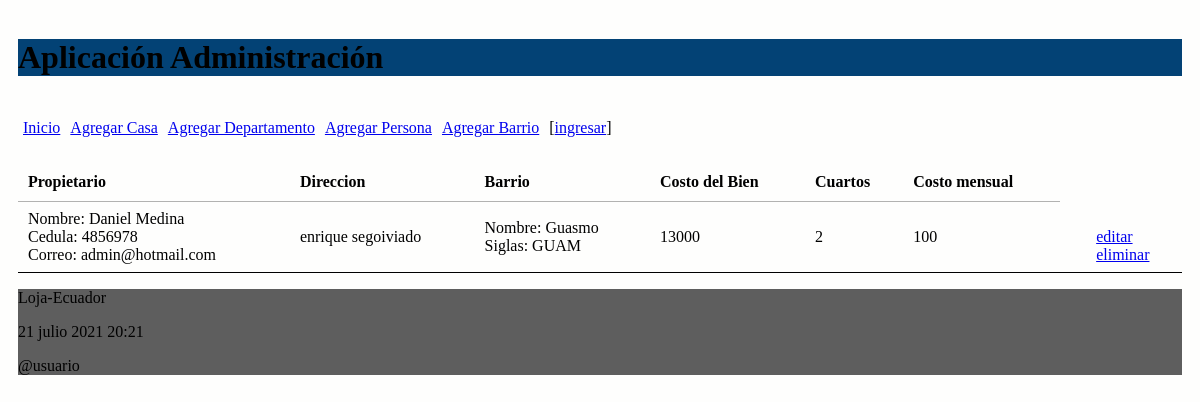
Page /departamentos/ on the earlier database version.
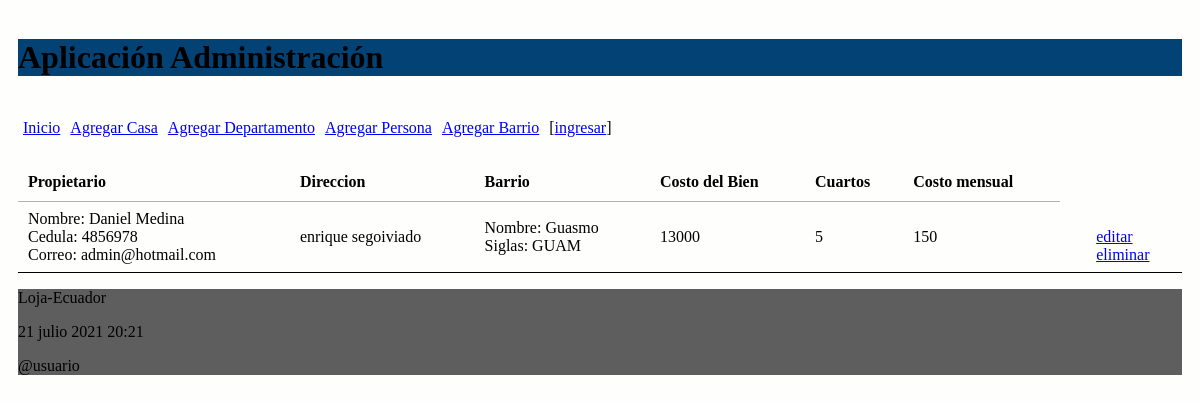
Same page on the later database version.
### administrativo/models.py (models this page shows, shortened)
class Departamento(models.Model):
    propietario_nombre = models.ForeignKey(Persona, on_delete=models.CASCADE, related_name="personadepartamento")
    direccion = models.CharField(max_length=60)
    barrio = models.ForeignKey(Barrio, on_delete=models.CASCADE, related_name="barriodepa")
    valor_bien = models.IntegerField()
    num_cuarto = models.IntegerField()
    valor_mensual = models.IntegerField()

class Persona(models.Model):
    nombres = models.CharField(max_length=60)
    apellidos = models.CharField(max_length=60)
    cedula = models.CharField(max_length=15)
    correo = models.EmailField(max_length=60)

class Barrio(models.Model):
    nombre_barrio = models.CharField(max_length=60)
    siglas = models.CharField(max_length=10)

### administrativo/views.py (the view)
# urls.py: path('departamentos/', views.departamentos, name="departamentos"),
def departamentos(request):
    departamentos = Departamento.objects.all()
    informacion_template = {'departamentos': departamentos, 'departamentos_info': len(departamentos)}
    return render(request, 'departamentos.html', informacion_template)

### administrativo/templates/departamentos.html (shortened to what this page needs)
{% extends "master.html" %}
{% block content %}
<table id="tabla_datos">
  <thead>
    <tr>
      <th>Propietario</th>
      <th>Direccion</th>
      <th>Barrio</th>
      <th>Costo del Bien </th>
      <th>Cuartos </th>
      <th>Costo mensual </th>
    </tr>
  </thead>
  {% for e in departamentos %}
  <tr>
    <td> Nombre: {{e.propietario_nombre.nombres}} {{e.propietario_nombre.apellidos}}
    <br> Cedula: {{e.propietario_nombre.cedula}}
    <br> Correo: {{e.propietario_nombre.correo}}
    </td>
    <td> {{e.direccion}} </td>
    <td> Nombre: {{e.barrio.nombre_barrio}}
      <br> Siglas: {{e.barrio.siglas}}
    </td>
    <td> {{e.valor_bien}}</td>
    <td> {{e.num_cuarto}}</td>
    <td> {{e.valor_mensual}}</td>
    <td>
    </td>
    <td> <a></a> <br>
      <a href="{% url 'editar_departamento' e.id %}">editar </a> <br>
      <a href="{% url 'eliminar_departamento' e.id %}"
      onclick="return confirm('¿Está seguro de la eliminación?')" >
      eliminar</a>
    </td>
  </tr>
  {% endfor %}
</table>
{% endblock %}

Differences in the rows shown:
changed Departamento "enrique segoiviado": num_cuarto "2" → "5"; valor_mensual "100" → "150"
